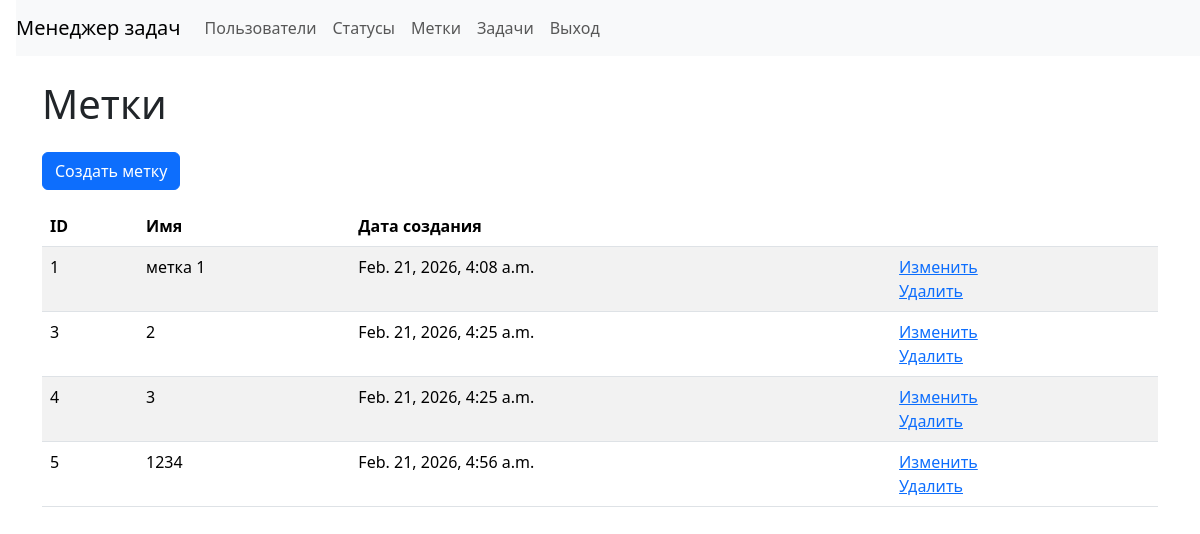
Page /labels/ (signed in) on the committed database.
### src/task_manager/models.py (models this page shows, shortened)
class Label(models.Model):
    name = models.CharField(max_length=255, unique=True, verbose_name='Имя')
    created_at = models.DateTimeField(auto_now_add=True, verbose_name='Дата создания')

### src/task_manager/views.py (the view)
# urls.py: path("labels/", LabelsListView.as_view(), name="labels_list"),
class LabelsListView(LoginRequiredMixin, ListView):
    model = Label
    template_name = "labels/list.html"
    context_object_name = "labels"

### src/templates/labels/list.html
{% extends "layouts/base.html" %}
{% block content %}
<h1 class="my-4">
    Метки
</h1>
<a class="btn btn-primary mb-3" href="{% url 'label_create' %}">Создать метку</a>
<table class="table table-striped">
    <thead>
        <tr>
            <th>ID</th>
            <th>Имя</th>
            <th>Дата создания</th>
            <th></th>
        </tr>
    </thead>
    <tbody>
        {% for label in labels %}
        <tr>
            <td>{{ label.id }}</td>
            <td>{{ label.name }}</td>
            <td>{{ label.created_at }}</td>
            <td>
                <a href="{% url 'label_update' label.id %}">Изменить</a>
                <br>
                <a href="{% url 'label_delete' label.id %}">Удалить</a>
            </td>
        </tr>
        {% endfor %}
    </tbody>
</table>
{% endblock %}

### rows in the picture
Label: id "1", name "метка 1", created_at "Feb. 21, 2026, 4:08 a.m."
Label: id "3", name "2", created_at "Feb. 21, 2026, 4:25 a.m."
Label: id "4", name "3", created_at "Feb. 21, 2026, 4:25 a.m."
Label: id "5", name "1234", created_at "Feb. 21, 2026, 4:56 a.m."
